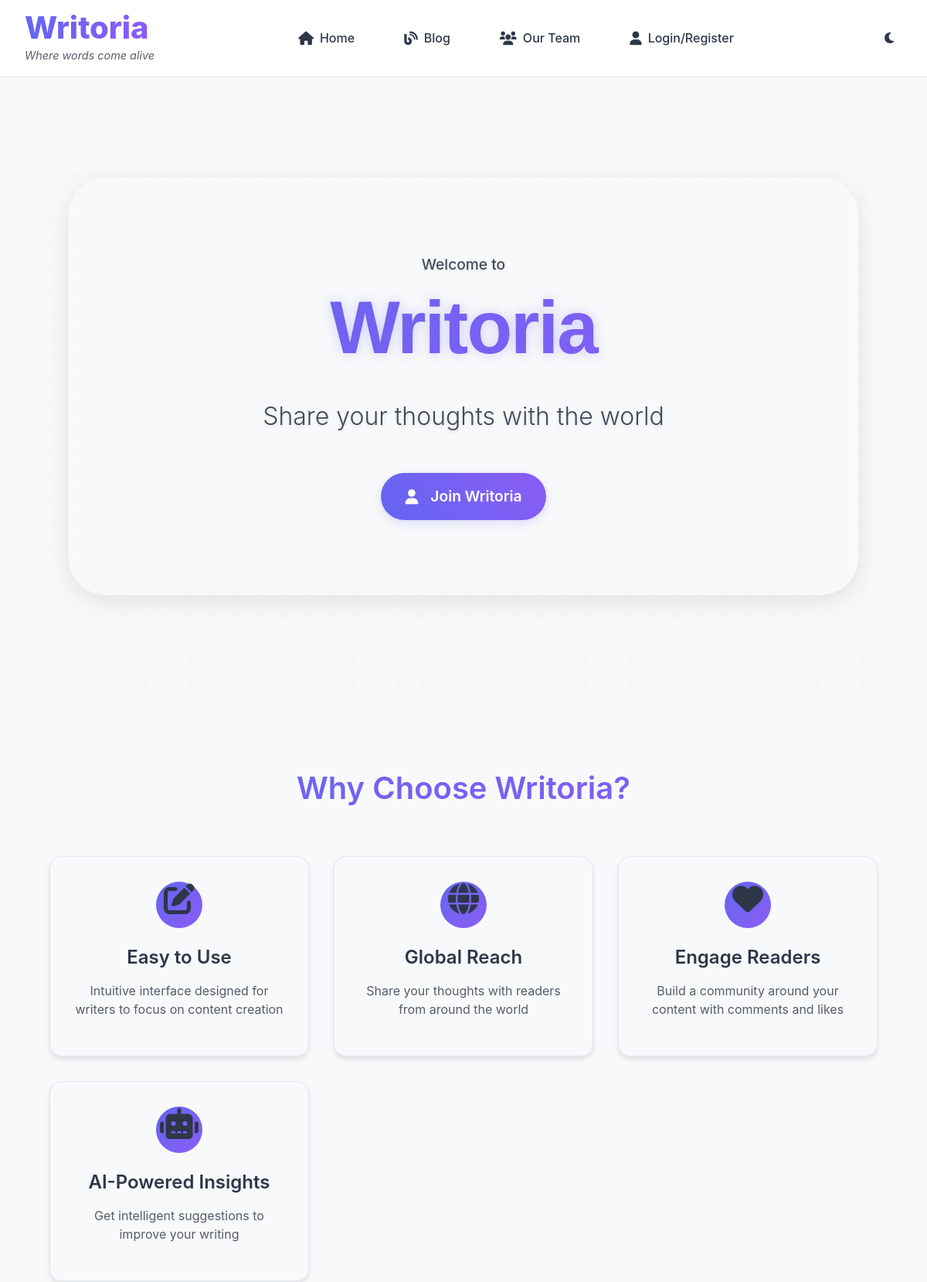
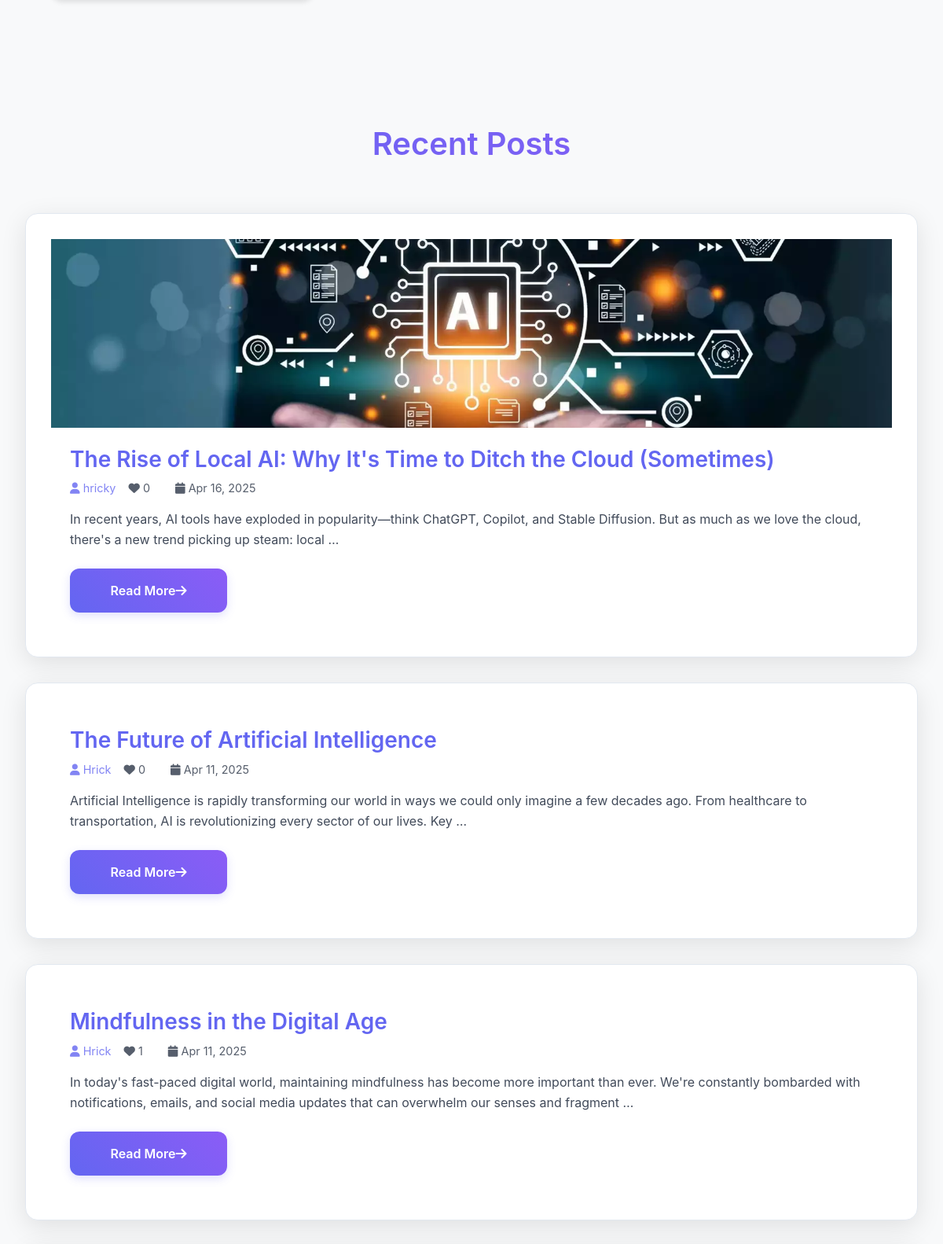
The page / (upper part) on the database its author committed (2 pictures, top to bottom).
### core/models.py (models this page shows, shortened)
class BlogPost(models.Model):
    CATEGORY_CHOICES = [
        ('tech', 'Technology'),
        ('lifestyle', 'Lifestyle'),
        ('travel', 'Travel'),
        ('food', 'Food & Cooking'),
        ('health', 'Health & Fitness'),
        ('arts', 'Arts & Culture'),
        ('business', 'Business'),
        ('other', 'Other')
    ]
    title = models.CharField(max_length=200)
    slug = models.SlugField(unique=True)
    content = models.TextField()
    author = models.ForeignKey(User, on_delete=models.CASCADE)
    created_at = models.DateTimeField(auto_now_add=True)
    updated_at = models.DateTimeField(auto_now=True)
    image = models.ImageField(upload_to='blog_images/', null=True, blank=True)
    votes = models.IntegerField(default=0)
    category = models.CharField(max_length=20, choices=CATEGORY_CHOICES, default='other')

### core/views.py (the view)
# urls.py: path('', views.home, name='home'),
def home(request):
    posts = BlogPost.objects.all().order_by('-created_at')[:6]
    return render(request, 'core/home.html', {'posts': posts})

### templates/core/home.html (shortened to what this page needs)
{% extends 'base.html' %}
{% block content %}
<section class="hero">
    <div class="hero-content">
        <div class="welcome-text">
            <span class="pre-title">Welcome to</span>
            <h1>Writoria</h1>
        </div>
        <p class="hero-subtitle">Share your thoughts with the world</p>
        {% if user.is_authenticated %}
            <a href="{% url 'blog_create' %}" class="btn btn-primary cta-button">
                <i class="fas fa-pen"></i>
                Start Writing
            </a>
        {% else %}
            <a href="{% url 'auth' %}" class="btn btn-primary cta-button">
                <i class="fas fa-user"></i>
                Join Writoria
            </a>
        {% endif %}
    </div>
</section>
<section class="features-section">
    <h2 class="section-title">Why Choose Writoria?</h2>
    <div class="features-grid">
        <div class="feature-card">
            <div class="feature-icon">
                <i class="fas fa-edit"></i>
            </div>
            <h3>Easy to Use</h3>
            <p>Intuitive interface designed for writers to focus on content creation</p>
        </div>
        <div class="feature-card">
            <div class="feature-icon">
                <i class="fas fa-globe"></i>
            </div>
            <h3>Global Reach</h3>
            <p>Share your thoughts with readers from around the world</p>
        </div>
        <div class="feature-card">
            <div class="feature-icon">
                <i class="fas fa-heart"></i>
            </div>
            <h3>Engage Readers</h3>
            <p>Build a community around your content with comments and likes</p>
        </div>
        <div class="feature-card">
            <div class="feature-icon">
                <i class="fas fa-robot"></i>
            </div>
            <h3>AI-Powered Insights</h3>
            <p>Get intelligent suggestions to improve your writing</p>
        </div>
    </div>
</section>
<section class="recent-posts">
    <h2 class="section-title">Recent Posts</h2>
    <div class="cards">
        {% for post in posts %}
            <div class="blog-card">
                {% if post.image %}
                    <img src="{{ post.image.url }}" alt="{{ post.title }}" class="card-image">
                {% endif %}
                <div class="card-content">
                    <h3><a href="{% url 'blog_detail' post.slug %}">{{ post.title }}</a></h3>
                    <p class="post-meta">
                        <a href="{% url 'user_profile' post.author.username %}" class="author-link">
                            <i class="fas fa-user"></i> {{ post.author.username }}
                        </a>
                        <span class="lives">
                            <i class="fas fa-heart"></i> {{ post.votes }}
                        </span>
                        <br>
                        <span class="date"><i class="fas fa-calendar"></i> {{ post.created_at|date:"M d, Y" }}</span>
                    </p>
                    <p class="post-excerpt">{{ post.content|truncatewords:30 }}</p>
                    <div class="post-actions">
                        <a href="{% url 'blog_detail' post.slug %}" class="btn btn-primary">
                            Read More <i class="fas fa-arrow-right"></i>
                        </a>
                    </div>
                </div>
            </div>
        {% empty %}
            <div class="empty-state">
                <i class="fas fa-feather-alt"></i>
                <p>No posts yet. Be the first to write something!</p>
            </div>
        {% endfor %}
    </div>
</section>
{% endblock %}

### static/css/core/base.css (style rules this page uses)
:root { --bg-color: #f8f9fa; --card-bg: #ffffff; --text-color: #2d3748; --border-color: #e2e8f0; --accent-color: #6366f1; --gradient-start: #6366f1; --gradient-end: #8b5cf6; --nav-bg: rgba(255, 255, 255, 0.95); --card-shadow: 0 10px 30px rgba(0, 0, 0, 0.08); --hover-color: #4f46e5; --danger-color: #ef4444; --success-color: #10b981; --glass-bg: rgba(255, 255, 255, 0.7); }
* { margin: 0; padding: 0; box-sizing: border-box; }
html { scroll-behavior: smooth; }
body { font-family: 'Inter', -apple-system, BlinkMacSystemFont, 'Segoe UI', Roboto, sans-serif; background-color: var(--bg-color); color: var(--text-color); line-height: 1.6; transition: background-color 0.3s, color 0.3s; }
h1, h2, h3, h4, h5, h6 { color: var(--text-color); font-weight: 600; line-height: 1.2; }
a { color: var(--accent-color); text-decoration: none; transition: color 0.3s ease; }
.btn { display: inline-flex; align-items: center; justify-content: center; padding: 1rem 2rem; border-radius: 0.75rem; font-weight: 500; transition: all 0.3s ease; cursor: pointer; border: none; min-width: 200px; }
.btn-primary { background: linear-gradient(45deg, var(--gradient-start), var(--gradient-end)); color: white; border: none; font-weight: 600; box-shadow: 0 4px 12px rgba(99, 102, 241, 0.2); }
.form-control, .comment-form textarea, .blog-card, .comment, .auth-box { background: var(--glass-bg); backdrop-filter: blur(10px); border: 1px solid rgba(255, 255, 255, 0.1); border-radius: 1rem; padding: 1rem 1.5rem; transition: all 0.3s cubic-bezier(0.4, 0, 0.2, 1); box-shadow: 0 4px 6px -1px rgba(0, 0, 0, 0.1), 0 2px 4px -1px rgba(0, 0, 0, 0.06), inset 0 2px 4px rgba(255, 255, 255, 0.05); }

### static/css/core/home.css (style rules this page uses)
.hero { min-height: 100vh; background-color: transparent; position: relative; overflow: hidden; display: flex; align-items: center; justify-content: center; }
.hero::before { content: ''; position: absolute; top: 0; left: 0; right: 0; bottom: 0; opacity: 0.5; z-index: 0; }
.hero-content { position: relative; z-index: 2; max-width: 1200px; width: 90%; margin: 0 auto; padding: 6rem; border-radius: 3rem; background: rgba(255, 255, 255, 0.05); backdrop-filter: blur(5px); border: 1px solid rgba(255, 255, 255, 0.1); box-shadow: 0 8px 32px rgba(0, 0, 0, 0.1); text-align: center; }
.welcome-text { margin-bottom: 2rem; }
.pre-title { font-size: 1.2rem; color: var(--text-color); opacity: 0.9; display: block; margin-bottom: 0.5rem; font-weight: 500; text-shadow: 0 2px 4px rgba(0, 0, 0, 0.1); }
.hero h1 { font-size: 6rem; font-weight: 800; margin: 0; background: linear-gradient(135deg, var(--gradient-start), var(--gradient-end)); -webkit-background-clip: text; background-clip: text; color: transparent; font-family: 'Poppins', sans-serif; letter-spacing: -0.02em; filter: drop-shadow(0 0 8px rgba(99, 102, 241, 0.3)); animation: glowPulse 3s ease-in-out infinite; }
.hero-subtitle { font-size: 2rem; margin: 2rem 0 3rem; color: var(--text-color); opacity: 0.9; font-weight: 300; text-shadow: 0 2px 4px rgba(0, 0, 0, 0.1); }
.features-section { padding: 6rem 2rem; background: var(--bg-color); }
.section-title { text-align: center; font-size: 2.5rem; margin-bottom: 4rem; background: linear-gradient(135deg, var(--gradient-start), var(--gradient-end)); -webkit-background-clip: text; background-clip: text; color: transparent; }
.features-grid { display: grid; grid-template-columns: repeat(auto-fit, minmax(250px, 1fr)); gap: 2rem; max-width: 1200px; margin: 0 auto; }
.feature-card { background: var(--card-bg); padding: 2rem; border-radius: 1rem; text-align: center; transition: all 0.3s ease; border: 1px solid var(--border-color); }
.feature-icon { width: 60px; height: 60px; background: linear-gradient(135deg, var(--gradient-start), var(--gradient-end)); border-radius: 50%; display: flex; align-items: center; justify-content: center; margin: 0 auto 1.5rem; }
.feature-icon i { font-size: 1.5rem; color: white; }
.feature-card h3 { font-size: 1.25rem; margin-bottom: 1rem; color: var(--text-color); }
.feature-card p { color: var(--text-color); opacity: 0.8; line-height: 1.6; }
.feature-card, .blog-card { background: var(--card-bg); border-radius: 1rem; padding: 2rem; box-shadow: 0 8px 32px rgba(0, 0, 0, 0.1); border: 1px solid var(--border-color); transition: transform 0.3s ease, box-shadow 0.3s ease; }

### rows shown on the page
BlogPost: image (picture), title "The Rise of Local AI: Why It's Time to Ditch the Cloud (Sometimes)", author.username "hricky", votes "0", created_at "Apr 16, 2025", content "In recent years, AI tools have exploded in popularity—think ChatGPT, Copilot, and Stable Diffusion. But as much as we love the cloud, there's a new trend picking up steam: local …"
BlogPost: title "The Future of Artificial Intelligence", author.username "Hrick", votes "0", created_at "Apr 11, 2025", content "Artificial Intelligence is rapidly transforming our world in ways we could only imagine a few decades ago. From healthcare to transportation, AI is revolutionizing every sector of our lives. Key …"
BlogPost: title "Mindfulness in the Digital Age", author.username "Hrick", votes "1", created_at "Apr 11, 2025", content "In today's fast-paced digital world, maintaining mindfulness has become more important than ever. We're constantly bombarded with notifications, emails, and social media updates that can overwhelm our senses and fragment …"
